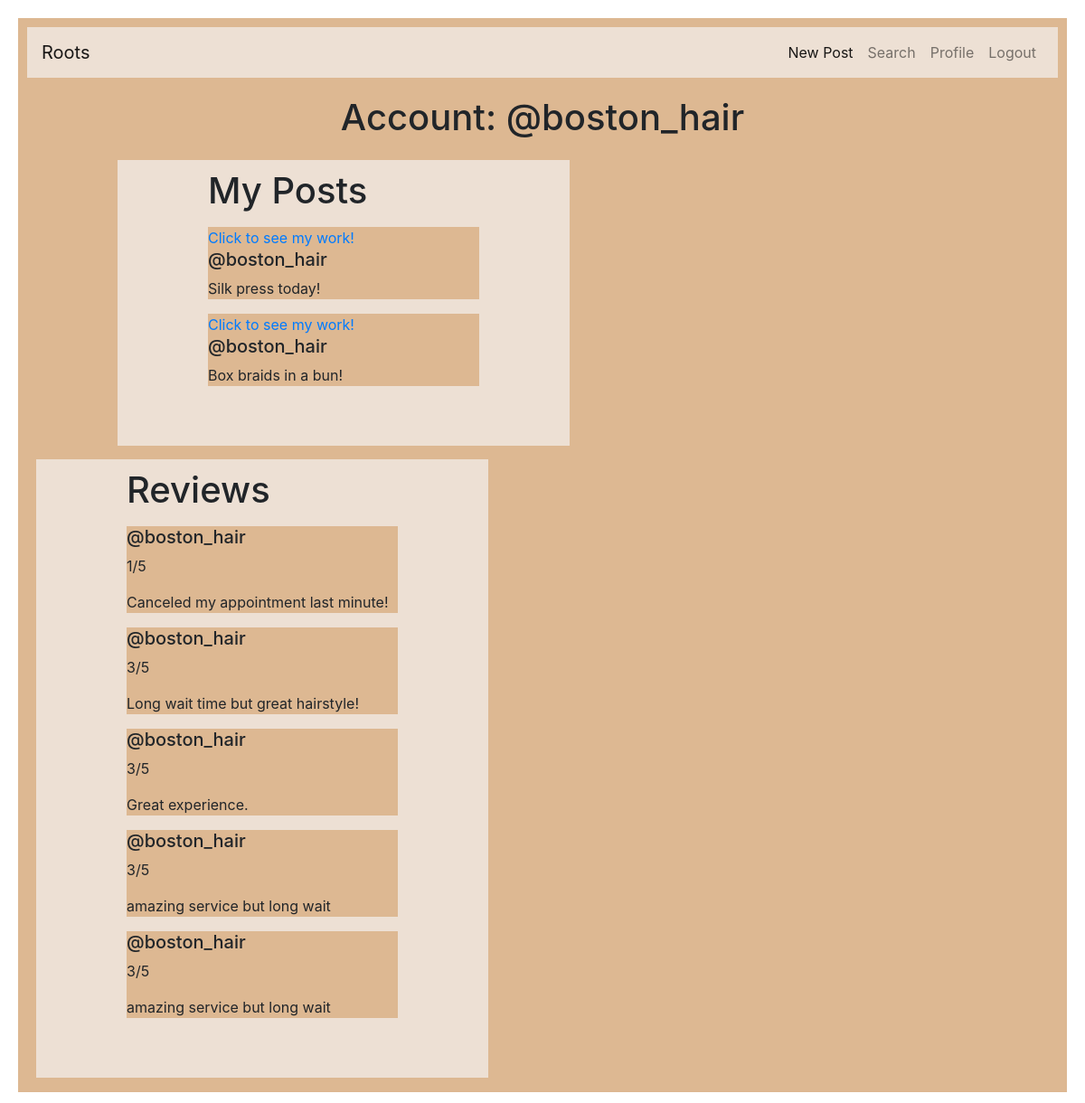
/profile_user (signed in), run on the app's committed database.
### tables this page shows
CREATE TABLE users ( id INTEGER, username TEXT NOT NULL, hash TEXT NOT NULL, account_type INTEGER DEFAULT 0, email NVARCHAR(255), rating INTEGER DEFAULT NULL, PRIMARY KEY(id) );

CREATE TABLE post ( id INTEGER, username TEXT, image_name varchar(500), caption TEXT NOT NULL, location TEXT );

CREATE TABLE reviews (username TEXT, reviewee_id INTEGER, reviewer_id INTEGER, rating varchar(10), comments TEXT);

### app.py (the view)
@app.route("/profile_user", methods=["GET", "POST"])
@login_required
def profile_user():
    if db.execute("SELECT account_type FROM users WHERE id = ?", session["user_id"])[0]['account_type'] == 1:
        post = db.execute("SELECT * FROM post WHERE id = ?", session["user_id"])
        reviews = db.execute("SELECT * FROM reviews WHERE reviewee_id = ?", session["user_id"])
        username = db.execute("SELECT username FROM users WHERE id = ?", session["user_id"])[0]['username']
        return render_template("profile-stylist.html", post=post, reviews=reviews, username=username)
    else:
        reviews = db.execute("SELECT * FROM reviews WHERE reviewer_id = ?", session["user_id"])
        username = db.execute("SELECT username FROM users WHERE id = ?", session["user_id"])[0]['username']
        return render_template("profile-user.html", reviews=reviews, username=username)

### app.py (called while the page is built)
@app.after_request
def after_request(response):
    response.headers["Cache-Control"] = "no-cache, no-store, must-revalidate"
    response.headers["Expires"] = 0
    response.headers["Pragma"] = "no-cache"
    return response

### helpers.py (called while the page is built)
def login_required(f):
    @wraps(f)
    def decorated_function(*args, **kwargs):
        if session.get("user_id") is None:
            return redirect("/login")
        return f(*args, **kwargs)
    return decorated_function

### templates/profile-stylist.html (shortened to what this page needs)
<!DOCTYPE html>
<html lang="en">
    <head>
        <link href="/static/styles.css" rel="stylesheet">
        <link href="https://cdn.jsdelivr.net/npm/bootstrap@5.1.3/dist/css/bootstrap.min.css" rel="stylesheet">
        <link rel="stylesheet" href="https://stackpath.bootstrapcdn.com/bootstrap/4.1.0/css/bootstrap.min.css">
      </head>
    <body>
            <div class="auto-background">
                <nav class="navbar navbar-expand-lg navbar-light">
                  <a class="navbar-brand" href="/explore">Roots</a>
                  <div class="collapse navbar-collapse" id="navbarNav">
                    <ul class="navbar-nav ml-auto">
                      <li class="nav-item active">
                        <a class="nav-link" id="new-post" href="/new_post">New Post</a>
                      </li>
                      <li class="nav-item">
                        <a class="nav-link" href="/search">Search</a>
                      </li>
                      <li class="nav-item">
                        <a class="nav-link" href="/profile_user">Profile</a>
                      </li>
                      <li class="nav-item">
                        <a class="nav-link" id="logout" href="/login">Logout</a>
                      </li>
                    </ul>
                  </div>
                  </nav>
                <h1 class="center">Account: @{{username}}</h1>
                <div class="wrapper">
                <div style="display:inline-block;">
                  <div class="profile-post">
                      <h1>My Posts</h1>
                      <div id="post-carousel" class="carousel slide" data-ride="carousel">
                          <div class="carousel-inner">
                                  {% for row in post %}
                                    <div class="carosel-item active">
                                          <div class="caption-placeholder">
                                            <a href='{{row["image_name"]}}'>Click to see my work!</a>
                                            <h5>@{{username}}</h5>
                                            <p>{{ row["caption"] }}</p>
                                          </div>
                                      </div>
                                  {% endfor %}
                          </div>
                      </div>
                  </div>
                <div style="display:inline-block; padding-left: 10px">
                  <div class="profile-reviews">
                      <h1>Reviews</h1>
                      <div>
                            {% for row in reviews %}
                                    <div class="carosel-item active">
                                          <div class="caption-placeholder">
                                            <h5>@{{row["username"]}}</h5>
                                            <p>{{ row["rating"] }}</p>
                                            <p>{{ row["comments"] }}</p>
                                            </div>
                                      </div>
                                {% endfor %}
                              </div>
                          </div>
                      </div>
                    </div>
                </div>
              </div>
    </body>

### static/styles.css (style rules this page uses)
#logout { text-align: left; }
.profile-post { background-color: #EDE0D4; height: auto; width: 500px; margin-top: 15px; float: left; margin-left: 100px; margin-right: auto; padding-top: 10px; padding-left: 100px; padding-right: 100px; padding-bottom: 50px; display: inline-block; }
.profile-reviews { background-color: #EDE0D4; height: auto; width: 500px; margin-top: 15px; float: right; margin-left: auto; margin-right: 100px; padding-top: 10px; padding-left: 100px; padding-right: 100px; padding-bottom: 50px; display: inline-block; }
.center { text-align: center; padding-top: 20px; }
.caption-placeholder { background-color: #DDB892; height: auto; width: auto; margin-left: auto; margin-right: auto; display: block; }
.wrapper { display: flex; justify-content: center; }
a:link, a:visited, a:hover, a:active { text-decoration: none; }
.navbar { padding: 20px; background-color: #EDE0D4; }
.auto-background { border: 20px solid white; padding: 10px; display: flex; flex-direction: column; min-height: 100vh; background-color: #DDB892; }

### data on the page
users: username "boston_hair"
post: caption "Silk press today!"
post: caption "Box braids in a bun!"
reviews: username "boston_hair", rating "1/5", comments "Canceled my appointment last minute!"
reviews: username "boston_hair", rating "3/5", comments "Long wait time but great hairstyle!"
reviews: username "boston_hair", rating "3/5", comments "Great experience."
reviews: username "boston_hair", rating "3/5", comments "amazing service but long wait"
reviews: username "boston_hair", rating "3/5", comments "amazing service but long wait"
